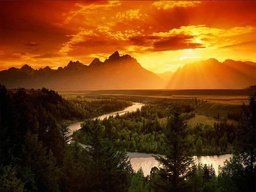
#> input picture data/example3/source.jpg, 256 x 192 px, shrunk from 720 x 540 before the run
$ python demo.py   (older library calls are emulated)
#> lines starting #> are read from the running program, lines starting #| are printed output that depends on the picture; after the words box and inside, x2 and y2 are one past the last pixel; in counts of white or black regions, pixels touching at a corner belong together
### weightedGE.py
import numpy as np
import math
from set_board import set_board
from dilation33 import dilation33
from compute_spvar import compute_spvar


np.set_printoptions(precision=15)


def im2double(im):
    info = np.iinfo(im.dtype)  # Get the data type of the input image
    return im.astype(np.float) / (1.0 * info.max)


def weightedGE(input_im, kappa=1, mink_norm=1, sigma=1):
    iter = 10
    mask_cal = np.zeros((input_im.shape[0], input_im.shape[1]))
    tmp_ill = np.array([1 / np.sqrt(3), 1 / np.sqrt(3), 1 / np.sqrt(3)])
    final_ill = tmp_ill.copy()
    tmp_image = input_im.copy()
    flag = 1
    while iter > 0 and flag == 1:
        iter -= 1
        tmp_image[:, :, 0] = tmp_image[:, :, 0] / (np.sqrt(3) * (tmp_ill[0]))
        tmp_image[:, :, 1] = tmp_image[:, :, 1] / (np.sqrt(3) * (tmp_ill[1]))
        tmp_image[:, :, 2] = tmp_image[:, :, 2] / (np.sqrt(3) * (tmp_ill[2]))
        sp_var, Rw, Gw, Bw = compute_spvar(tmp_image, sigma)
        mask_zeros = np.maximum(Rw, np.maximum(Gw, Bw)) < np.finfo(float).eps
        mask_pixels = dilation33(((tmp_image.max(2)) == 255))
        mask = set_board((np.logical_or(np.logical_or(mask_pixels, mask_zeros), mask_cal) == 0).astype(float),
                         sigma + 1, 0)
        mask[mask != 0] = 1
        grad_im = np.sqrt(Rw ** 2 + Gw ** 2 + Bw ** 2)
        weight_map = (sp_var / (1.0 * grad_im)) ** kappa
        weight_map[weight_map > 1] = 1
        data_Rx = np.power(Rw * weight_map, mink_norm)
        data_Gx = np.power(Gw * weight_map, mink_norm)
        data_Bx = np.power(Bw * weight_map, mink_norm)

        tmp_ill[0] = np.power(np.sum(data_Rx * mask), 1 / (1.0 * mink_norm))
        tmp_ill[1] = np.power(np.sum(data_Gx * mask), 1 / (1.0 * mink_norm))
        tmp_ill[2] = np.power(np.sum(data_Bx * mask), 1 / (1.0 * mink_norm))

        tmp_ill = tmp_ill / (1.0 * np.linalg.norm(tmp_ill))
        final_ill = final_ill * tmp_ill
        final_ill = final_ill / (1.0 * np.linalg.norm(final_ill))
        if np.arccos(tmp_ill.dot(1 / math.sqrt(3) * np.array([1, 1, 1]).T)) / np.pi * 180 < 0.05:
            flag = 0
    white_R = final_ill[0]
    white_G = final_ill[1]
    white_B = final_ill[2]
    output_im = np.zeros((input_im.shape[0], input_im.shape[1], input_im.shape[2]))
    output_im[:, :, 0] = input_im[:, :, 0] / (np.sqrt(3) * (final_ill[0]))
    output_im[:, :, 1] = input_im[:, :, 1] / (np.sqrt(3) * (final_ill[1]))
    output_im[:, :, 2] = input_im[:, :, 2] / (np.sqrt(3) * (final_ill[2]))

    return white_R, white_G, white_B

### color_transfer.py
import numpy as np
import cv2
from weightedGE import weightedGE, im2double
from scipy import sparse
from scipy.sparse.linalg import spsolve
import numpy.matlib
from scipy.spatial import ConvexHull
from scipy.optimize import fmin_bfgs

np.set_printoptions(precision=15)


def myfunoptimal(x):
    global pi, pt, Vt
    T = np.array(
        [[x[1] * np.cos(x[0]), -x[1] * np.sin(x[0]), 0], [x[2] * np.sin(x[0]), x[2] * np.cos(x[0]), 0], [0, 0, 1]])
    Io = pi.dot(T.T)
    hull = ConvexHull(Io)
    Vo = hull.volume
    hull_2 = ConvexHull(np.vstack((Io, pt)))
    Vtotal = hull_2.volume
    f = (Vtotal - Vt) + (Vtotal - Vo)
    return f


def hist_match(source, template):
    """
    Adjust the pixel values of a grayscale image such that its histogram
    matches that of a target image

    Arguments:
    -----------
        source: np.ndarray
            Image to transform; the histogram is computed over the flattened
            array
        template: np.ndarray
            Template image; can have different dimensions to source
    Returns:
    -----------
        matched: np.ndarray
            The transformed output image
    """

    oldshape = source.shape
    source = source.ravel()
    template = template.ravel()

    # get the set of unique pixel values and their corresponding indices and
    # counts
    s_values, bin_idx, s_counts = np.unique(source, return_inverse=True,
                                            return_counts=True)
    t_values, t_counts = np.unique(template, return_counts=True)

    # take the cumsum of the counts and normalize by the number of pixels to
    # get the empirical cumulative distribution functions for the source and
    # template images (maps pixel value --> quantile)
    s_quantiles = np.cumsum(s_counts).astype(np.float64)
    s_quantiles /= 1.0 * s_quantiles[-1]
    t_quantiles = np.cumsum(t_counts).astype(np.float64)
    t_quantiles /= 1.0 * t_quantiles[-1]

    # interpolate linearly to find the pixel values in the template image
    # that correspond most closely to the quantiles in the source image
    interp_t_values = np.interp(s_quantiles, t_quantiles, t_values)

    return interp_t_values[bin_idx].reshape(oldshape)


def rotate_to_Zaxis(I, a):
    b = np.sqrt(a[0] ** 2 + a[1] ** 2)
    Txz = np.array([[a[0] / (b * 1.0), a[1] / (b * 1.0), 0], [-a[1] / (b * 1.0), a[0] / (b * 1.0), 0], [0, 0, 1.0]])
    c = np.sqrt(a[0] ** 2 + a[1] ** 2 + a[2] ** 2)
    Tz = np.array([[a[2] / (c * 1.0), 0, -b / (c * 1.0)], [0, 1.0, 0], [b / (c * 1.0), 0, a[2] / (c * 1.0)]])
    T = Tz.dot(Txz)
    I = T.dot(I)
    return I


def rotate_back_from_Zaxis(I, a):
    b = np.sqrt(a[0] ** 2 + a[1] ** 2)
    iTxz = np.array([[a[0] / (b * 1.0), -a[1] / (b * 1.0), 0], [a[1] / (b * 1.0), a[0] / (b * 1.0), 0], [0, 0, 1.0]])
    c = np.sqrt(a[0] ** 2 + a[1] ** 2 + a[2] ** 2)
    iTz = np.array([[a[2] / (c * 1.0), 0, b / (c * 1.0)], [0, 1.0, 0], [-b / (c * 1.0), 0, a[2] / (c * 1.0)]])
    iT = iTxz.dot(iTz)
    I = iT.dot(I)
    return I


def createDXForward(N, M):
    K = N * M
    a = np.array([-np.ones((K, 1)), -2 * np.ones((K, 1)), -np.ones((K, 1)), np.ones((K, 1)), 2 * np.ones((K, 1)),
                  np.ones((K, 1))]).reshape(6, -1)
    Dx = sparse.spdiags(a, np.array([-N, -N + 1, -N + 2, N, N + 1, N + 2]), K, K)
    Dx = Dx.tolil()
    Dx[: N, :] = 0
    Dx[K - N:, :] = 0
    return Dx


def createDYForward(N, M):
    K = N * M
    a = np.array([-np.ones((K, 1)), np.ones((K, 1)), -2 * np.ones((K, 1)), 2 * np.ones((K, 1)), -np.ones((K, 1)),
                  np.ones((K, 1))]).reshape(6, -1)
    Dy = sparse.spdiags(a, np.array([-N, -N + 2, -1, 1, N, N + 2]), K, K)
    Dy = Dy.tolil()
    Dy[: N, :] = 0
    Dy[K - N:, :] = 0
    return Dy


def normalizeIntensity(Is, It, ws, hs):
    lambda_ = 1
    DX = createDXForward(ws, hs)
    DX = DX.T.dot(DX)
    DY = createDYForward(ws, hs)
    DY = DY.T.dot(DY)
    D = lambda_ * (DX + DY)
    A = sparse.eye(ws * hs) + D
    A = A.tolil()
    t = np.sqrt(3)
    Is = Is / (t * 1.0)
    It = It / (t * 1.0)
    If = hist_match(Is, It)

    b = If + D.dot(Is)
    A = A.tocsr()
    Io = spsolve(A, b)
    Io = t * Io
    return Io


def color_transfer(Is, It):
    global pi, pt, Vt
    H, W, _ = Is.shape
    Ht, Wt, _ = It.shape
    mink_norm = 5
    sigma = 2
    kappa = 10
    # step 1:White-balancing and rotating
    # Grey-Egde algorithm to estimate illuminations of the source and target
    print('calculating the white balance')
    [wRs, wGs, wBs] = weightedGE(Is, kappa, mink_norm, sigma)
    WBs = np.array([wRs, wGs, wBs])
    [wRt, wGt, wBt] = weightedGE(It, kappa, mink_norm, sigma)
    WBt = np.array([wRt, wGt, wBt])

    WBs = np.sqrt(3) * WBs / (np.sqrt(np.sum(WBs ** 2)) * 1.0)
    WBt = np.sqrt(3) * WBt / (np.sqrt(np.sum(WBt ** 2)) * 1.0)
    Is = Is.reshape(-1, 3, order='F').T
    It = It.reshape(-1, 3, order='F').T
    Is = np.diag(1.0 / WBs).dot(Is)  # pass
    It = np.diag(1.0 / WBt).dot(It)  # pass
    Is = rotate_to_Zaxis(Is, np.array([1, 1, 1]))  # pass
    It = rotate_to_Zaxis(It, np.array([1, 1, 1]))  # pass

    # Step 2: Luminance Matchingnce
    print('matching the Luminance')
    Is = Is.T
    It = It.T
    Is[:, 2] = normalizeIntensity(Is[:, 2], It[:, 2], H, W)

    # Step 3: Color Gamut Aligning
    print('Color Gamut Aligning')
    Ms = np.mean(Is, 0)
    Mt = np.mean(It, 0)
    Is = Is - np.matlib.repmat(Ms, H * W, 1)
    It = It - np.matlib.repmat(Mt, Ht * Wt, 1)
    hull_s = ConvexHull(Is)
    Chi = hull_s.simplices
    hull_t = ConvexHull(It)
    Cht = hull_t.simplices
    Vt = hull_t.volume
    idi = np.unique(Chi[:])
    idt = np.unique(Cht[:])
    pi = Is[idi - 1, :]
    pt = It[idt - 1, :]
    # compute the optimal     matrix
    x0 = np.array([0, 1, 1])
    x = fmin_bfgs(myfunoptimal, x0, maxiter=50, disp=1)
    T = np.array(
        [[x[1] * np.cos(x[0]), -x[1] * np.sin(x[0]), 0], [x[2] * np.sin(x[0]), x[2] * np.cos(x[0]), 0], [0, 0, 1]])
    # Align two gamuts
    Io = T.dot(Is.T)
    Mt[2] = Ms[2]
    Io = Io + np.matlib.repmat(Mt.reshape(1, 3).T, 1, H * W)

    # STEP 4: Rotate back and undo white-balancing
    print('Rotate back and undo white-balancing')
    Io = rotate_back_from_Zaxis(Io, np.array([1, 1, 1]))
    Io = np.diag(WBt).dot(Io)
    Io[Io < 0] = 0
    Io[Io > 1] = 1
    Io = Io.T
    Io_ = np.reshape(Io, (H, W, 3), order='F')
    Io_2 = np.asarray(Io_ * 255, dtype=np.uint8)
    Io_2 = cv2.cvtColor(Io_2, cv2.COLOR_RGB2BGR)

    return Io_2

### compute_spvar.py
import numpy as np
import cv2
from gDer import gDer
import math
from scipy import signal

np.set_printoptions(precision=15)


def compute_spvar(im, sigma):
    R = im[:, :, 0]
    G = im[:, :, 1]
    B = im[:, :, 2]

    Rx = gDer(R, sigma, 1, 0)
    Ry = gDer(R, sigma, 0, 1)
    Rw = np.sqrt(Rx ** 2 + Ry ** 2)

    Gx = gDer(G, sigma, 1, 0)
    Gy = gDer(G, sigma, 0, 1)
    Gw = np.sqrt(Gx ** 2 + Gy ** 2)

    Bx = gDer(B, sigma, 1, 0)
    By = gDer(B, sigma, 0, 1)
    Bw = np.sqrt(Bx ** 2 + By ** 2)

    # Opponent_der
    O3_x = (Rx + Gx + Bx) / np.sqrt(3)
    O3_y = (Ry + Gy + By) / np.sqrt(3)
    sp_var = np.sqrt(O3_x ** 2 + O3_y ** 2)

    return sp_var, Rw, Gw, Bw

### fill_border.py
import numpy as np
import cv2

np.set_printoptions(precision=15)


def fill_border(in_, bw):
    hh = in_.shape[0]
    ww = in_.shape[1]
    dd = 1 if len(in_.shape) == 2 else in_.shape[2]
    bw = int(bw)
    if dd == 1:
        out = np.zeros((hh + bw * 2, ww + bw * 2))
        out[:bw, :bw] = np.ones((bw, bw)) * in_[0, 0]
        out[bw + hh:2 * bw + hh, :bw] = np.ones((bw, bw)) * in_[hh - 1, 0]
        out[: bw, bw + ww: 2 * bw + ww] = np.ones((bw, bw)) * in_[0, ww - 1]
        out[bw + hh:2 * bw + hh, bw + ww: 2 * bw + ww] = np.ones((bw, bw)) * in_[hh - 1, ww - 1]
        out[bw: bw + hh, bw: bw + ww] = in_
        out[: bw, bw: bw + ww] = np.ones((bw, 1)).dot(in_[0, :].reshape(1, -1))
        out[bw + hh: 2 * bw + hh, bw: bw + ww] = np.ones((bw, 1)).dot(in_[hh - 1, :].reshape(1, -1))
        out[bw: bw + hh, : bw] = in_[:, 0].reshape(-1, 1).dot(np.ones((1, bw)))
        out[bw: bw + hh, bw + ww: 2 * bw + ww] = in_[:, ww - 1].reshape(-1, 1).dot(np.ones((1, bw)))
    else:
        out = np.zeros((hh + bw * 2, ww + bw * 2, dd))
        for ii in range(dd):
            out[:bw, :bw, ii] = np.ones((bw, bw)) * in_[0, 0, ii]
            out[bw + hh: 2 * bw + hh, : bw, ii] = np.ones((bw, bw)) * in_[hh - 1, 0, ii]
            out[: bw, bw + ww: 2 * bw + ww, ii] = np.ones((bw, bw)) * in_[0, ww - 1, ii]
            out[bw + hh: 2 * bw + hh, bw + ww: 2 * bw + ww, ii] = np.ones((bw, bw)) * in_[hh - 1, ww - 1, ii]
            out[bw: bw + hh, bw: bw + ww, ii] = in_[:, :, ii]
            out[: bw, bw: bw + ww, ii] = np.ones((bw, 1)).dot(in_[0, :, ii].reshape(1, -1))
            out[bw + hh: 2 * bw + hh, bw: bw + ww, ii] = np.ones((bw, 1)).dot(in_[hh - 1, :, ii].reshape(1, -1))
            out[bw: bw + hh, : bw, ii] = in_[:, 0, ii].reshape(-1, 1).dot(np.ones((1, bw)))
            out[bw: bw + hh, bw + ww: 2 * bw + ww, ii] = in_[:, ww - 1, ii].reshape(-1, 1).dot(np.ones((1, bw)))
    return out

### gDer.py
import numpy as np
import cv2
from fill_border import fill_border
import math
from scipy import signal

np.set_printoptions(precision=15)


def gDer(f, sigma, iorder, jorder):
    break_off_sigma = 3.0
    filtersize = math.floor(break_off_sigma * sigma + 0.5)
    f = fill_border(f, filtersize)
    x = np.arange(-filtersize, filtersize + 1)
    Gauss = 1 / (np.sqrt(2.0 * np.pi) * sigma) * np.exp((x ** 2) / (-2.0 * sigma * sigma))
    if iorder == 0:
        Gx = Gauss / (1.0 * np.sum(Gauss))
    elif iorder == 1:
        Gx = -(x / (1.0 * sigma ** 2)) * Gauss
        Gx = Gx / (1.0 * np.sum(np.sum(x * Gx)))
    elif iorder == 2:
        Gx = (x ** 2 / sigma ** 4.0 - 1 / sigma ** 2.0) * Gauss
        Gx = Gx - np.sum(Gx) / (1.0 * x.shape[0])
        Gx = Gx / (1.0 * np.sum(0.5 * x * x * Gx))
    Gx = Gx.reshape(1, 13)
    H = -signal.convolve2d(f, Gx, mode='same')

    if jorder == 0:
        Gy = Gauss / (1.0 * np.sum(Gauss))
    elif jorder == 1:
        Gy = -(x / (1.0 * sigma ** 2)) * Gauss
        Gy = Gy / (1.0 * (np.sum(np.sum(x * Gy))))
    elif jorder == 2:
        Gy = (x ** 2 / sigma ** 4.0 - 1 / sigma ** 2.0) * Gauss
        Gy = Gy - np.sum(Gy) / (1.0 * x.shape[0])
        Gy = Gy / (1.0 * np.sum(0.5 * x * x * Gy))
    Gy = Gy.reshape(1, 13)
    H = signal.convolve2d(H, Gy.conj().T, mode='same')
    filtersize = int(filtersize)
    H = H[filtersize:H.shape[0] - filtersize, filtersize: H.shape[1] - filtersize]
    return H

### dilation33.py
import numpy as np

np.set_printoptions(precision=15)


def dilation33(in_, it=1):
    in_ = np.asarray(in_)
    hh = in_.shape[0]
    ll = in_.shape[1]
    out = np.zeros((hh, ll, 3))

    while it > 0:
        it = it - 1
        out[:hh - 1, :, 0] = in_[1:hh, :]
        out[hh - 1, :, 0] = in_[hh - 1, :]
        out[:, :, 1] = in_
        out[0, :, 2] = in_[0, :]
        out[1:, :, 2] = in_[0:hh - 1, :]
        out2 = out.max(2)
        out[:, :ll - 1, 0] = out2[:, 1:ll]
        out[:, ll - 1, 0] = out2[:, ll - 1]
        out[:, :, 1] = out2
        out[:, 0, 2] = out2[:, 0]
        out[:, 1:, 2] = out2[:, :ll - 1]
        out = out.max(2)
        in_ = out
    return out

### set_board.py
import numpy as np
import cv2
import math
from scipy import signal

np.set_printoptions(precision=15)


def set_board(in_, width, method=1):
    temp = np.ones(in_.shape)
    y, x = np.mgrid[1:(in_.shape[0] + 1), 1:(in_.shape[1] + 1)]
    temp = temp * ((x < temp.shape[1] - width + 1) & (x > width))
    temp = temp * ((y < temp.shape[0] - width + 1) & (y > width))
    out = temp * in_
    if method == 1:
        out = out + (np.sum(out[:]) / (1.0 * np.sum(temp[:]))) * (np.ones(np.shape(in_)) - temp)
    return out

### demo.py
import cv2
from color_transfer import color_transfer
from weightedGE import weightedGE, im2double

source = 'data/example3/source.jpg'
target = 'data/example3/target.jpg'
output = 'data/example3/output.jpg'

Is = im2double(cv2.cvtColor(cv2.imread(source), cv2.COLOR_BGR2RGB))
It = im2double(cv2.cvtColor(cv2.imread(target), cv2.COLOR_BGR2RGB))
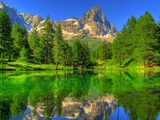
#> input picture data/example3/target.jpg, 160 x 120 px, shrunk from 450 x 338 before the run
Io = color_transfer(Is, It)
#> after the loop in weightedGE, `while iter > 0 and flag == 1:`:
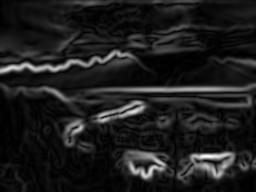
#> Rw: shape (192, 256) float64; min 2.99e-05, max 0.129, mean 0.0151; drawn with min black and max white
#> after the loop in weightedGE, `while iter > 0 and flag == 1:`:
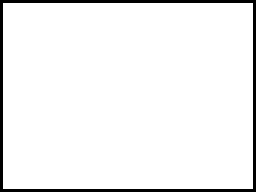
#> mask: shape (192, 256) float64; values 0 (black) and 1 (white), 94.6% white; 1 black region, box (x1, y1, x2, y2) and area: (0, 0, 256, 192) 2652
#> after the loop in weightedGE, `while iter > 0 and flag == 1:`:
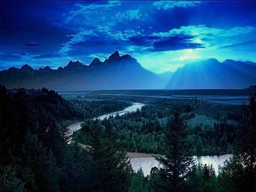
#> tmp_image: shape (192, 256, 3) float64; mean of channels 0, 1, 2 0.41, 0.251, 0.0835; drawn as B, G, R
#> after the loop in weightedGE, `while iter > 0 and flag == 1:`:
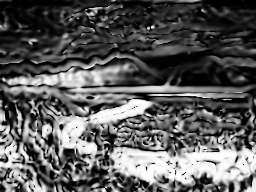
#> weight_map: shape (192, 256) float64; min 8.17e-19, max 1, mean 0.361
#> after the loop in weightedGE, `while iter > 0 and flag == 1:`: final_ill = [0.653, 0.579, 0.487]; iter = 6; tmp_ill = [0.577, 0.577, 0.577]
#> in weightedGE, `white_R = final_ill[0]`: white_R = 0.653
#> in weightedGE, `white_G = final_ill[1]`: white_G = 0.579
#> in weightedGE, `white_B = final_ill[2]`: white_B = 0.487
#> in weightedGE, `output_im[:, :, 1] = input_im[:, :, 1] / (np.sqrt(3) * (final_ill[1]))`:
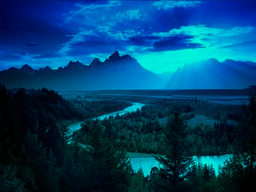
#> output_im: shape (192, 256, 3) float64; mean of channels 0, 1, 2 0.41, 0.252, 0; drawn as B, G, R
#> in color_transfer, `[wRs, wGs, wBs] = weightedGE(Is, kappa, mink_norm, sigma)`: wRs = 0.653; wGs = 0.579; wBs = 0.487
#> in color_transfer, `WBs = np.array([wRs, wGs, wBs])`: WBs = [0.653, 0.579, 0.487]
#> call 2 of weightedGE, with kappa = 10, mink_norm = 5, sigma = 2
#> after the loop in weightedGE (call 2), `while iter > 0 and flag == 1:`:
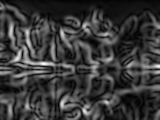
#> Gw: shape (120, 160) float64; min 3.99e-05, max 0.103, mean 0.0232; drawn with min black and max white
#> (the rest of the program and of its run is left out)
